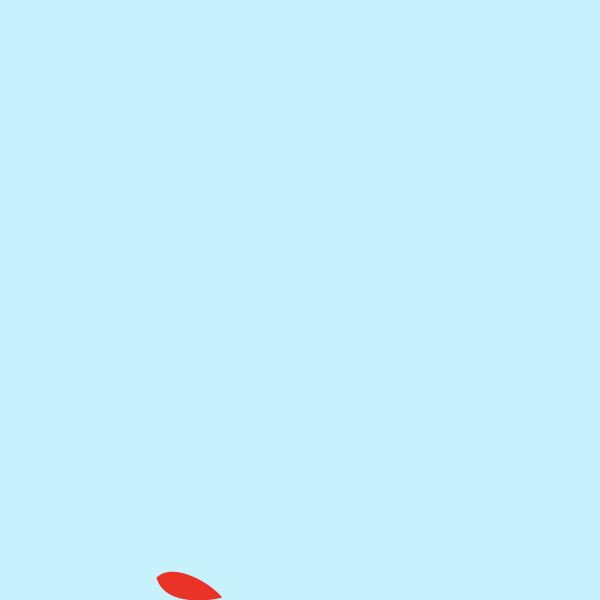
Frame 1 (no input)
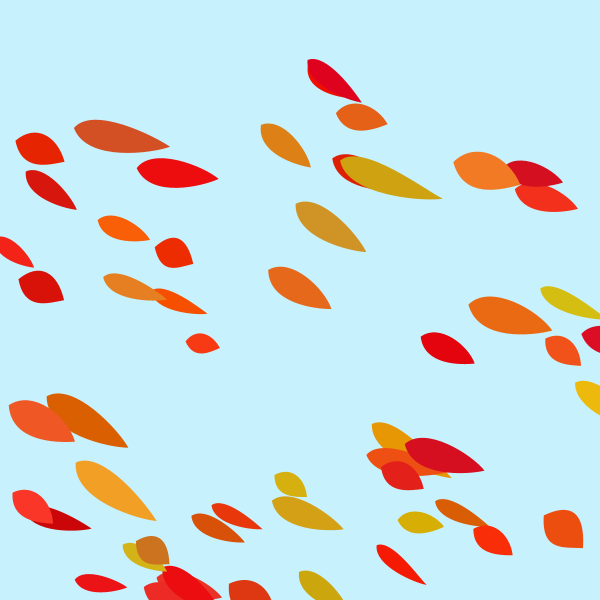
Frame 60 (the mouse pressed at the canvas centre just before this capture)
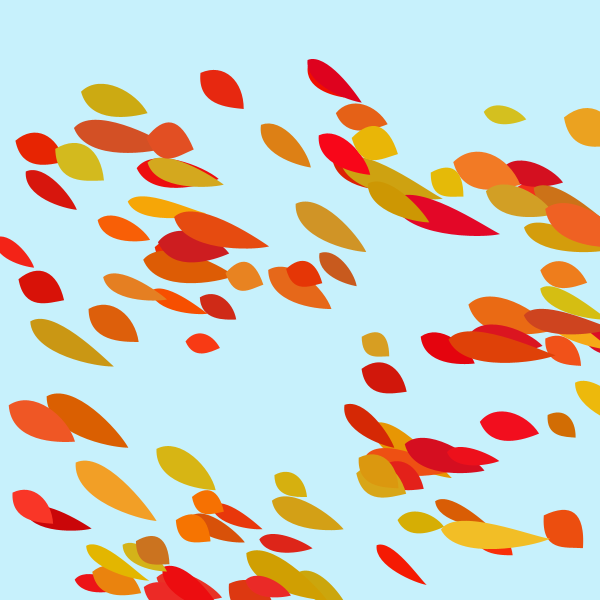
Frame 120 (the mouse held since frame 60 and released just before this capture)

The Processing sketch that drew these frames (run headless with seeded random() and noise(); from frame 60 on, the mouse is pressed at the canvas centre):

// Processing sketch: processing_171480
// ── processing_171480.pde

int leaves = 0;  
int leafMax = 200; 
void setup(){ 
  size(600,600); 
  smooth();
  noStroke();
  background(#C7F1FC); 
  frameRate (300); 
 
}
 
void draw (){ 
  fill(random(200,250),random(200),random(40)); 
 
  if (leaves < leafMax) { 
 
    float cx = 300 + random(-300,300); 
    float cy = 300 + random(-300,300); 
    
    translate(cx,cy);
    rotate(random(PI/5)); 
    scale(random(0.9,1.8)); 
    drawLeaf(); 
    leaves++; 
  }
 
}
 
 
void drawLeaf(){ 
  float pointShift = random(-20,20); 
  beginShape(); 
  vertex(20, 45); 
 
    bezierVertex(30,30, 60 + pointShift,40 + pointShift/2, 70 + pointShift,50); 
    bezierVertex(60 + pointShift,55, 30,65, 20,45); 
  endShape();
 
}
 
void mousePressed(){ 
  background(#C7F1FC); 
  leaves = 0; 
  leafMax = 1 + mouseY/3; 
 
}
  
